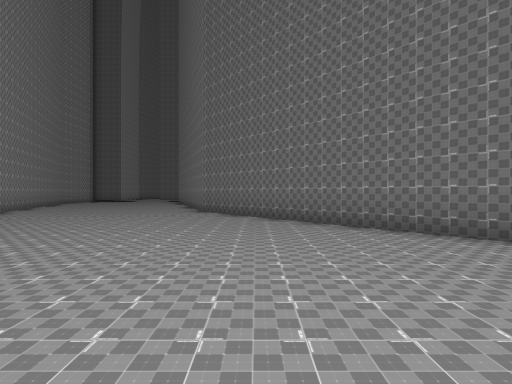
view 1 (above)

16 first-person views from a walk through a 3-D level made in the Unity game engine. The camera is 1.4 m above the floor, looks level and sees 80° across. The floor is counted in squares, 2 m on a side. Each view is taken from the middle of a square. On the plan, view 1 faces up. The plan holds only what a view shows up to about 10 squares ahead; the rest is blank. The place goes on beyond the plan. The player is left out. Some animated figures are left out.

view 2
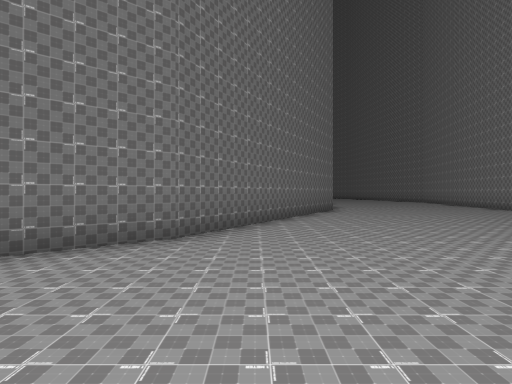

view 3
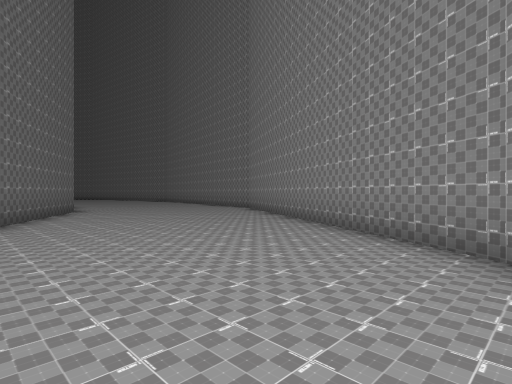

view 4
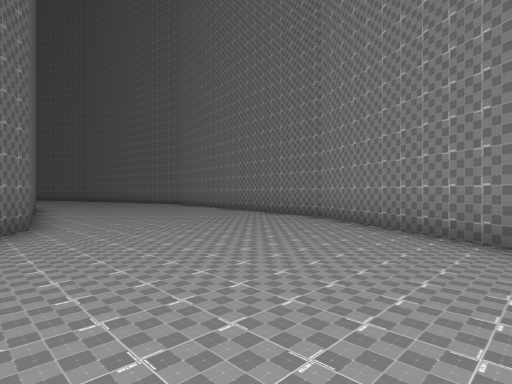

view 5
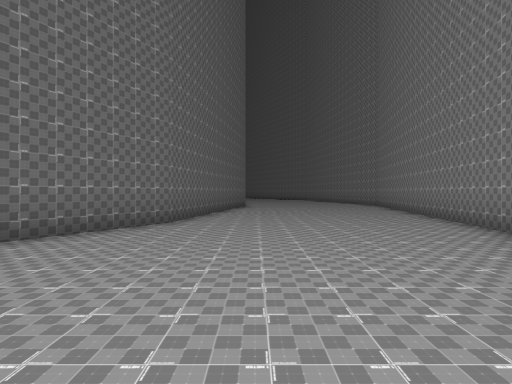

view 6
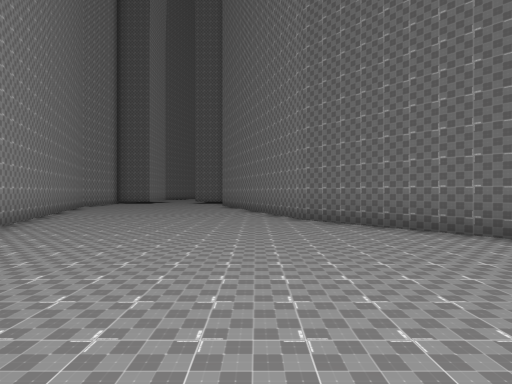

view 7
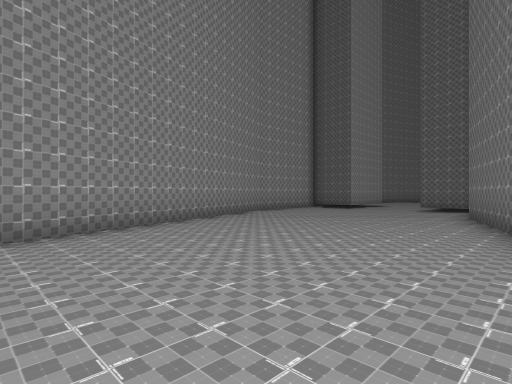

view 8
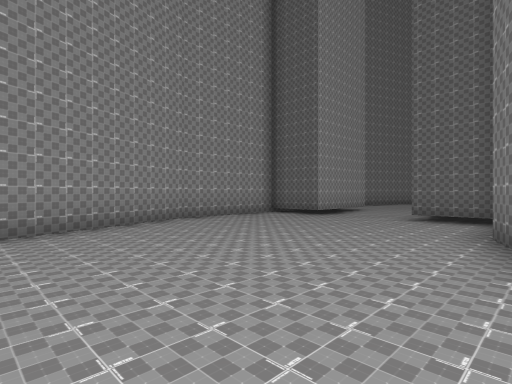

view 9
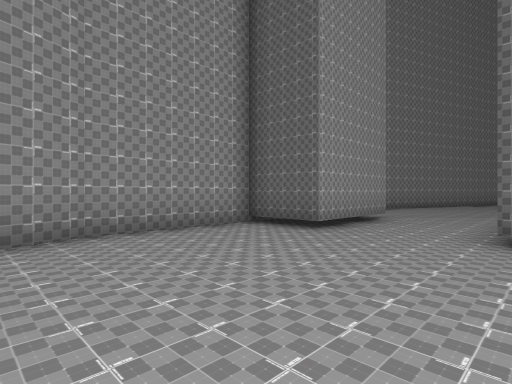

view 10
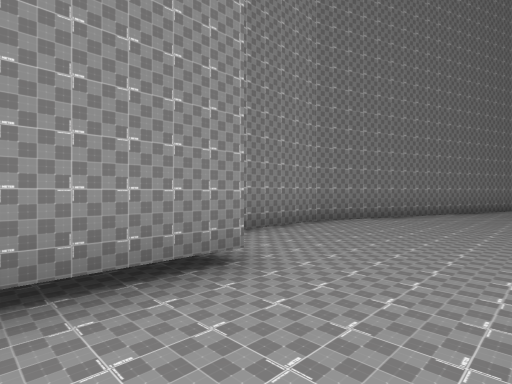

view 11
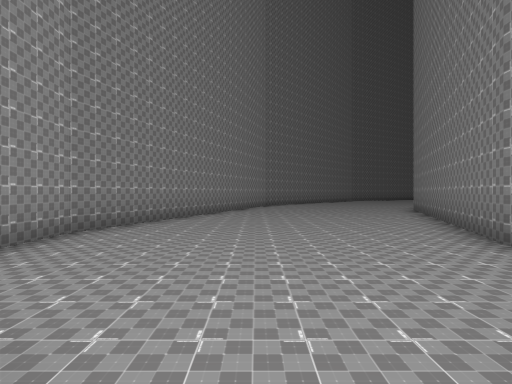

view 12
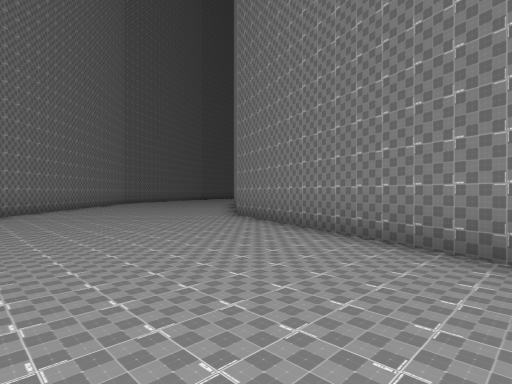

view 13
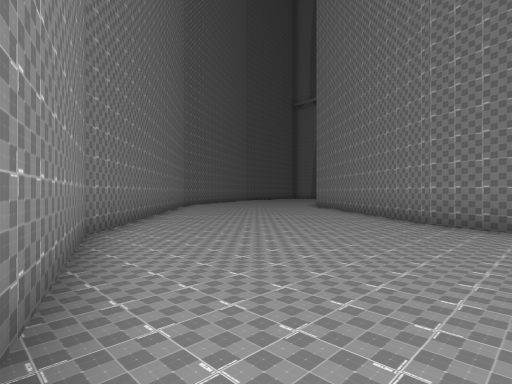

view 14
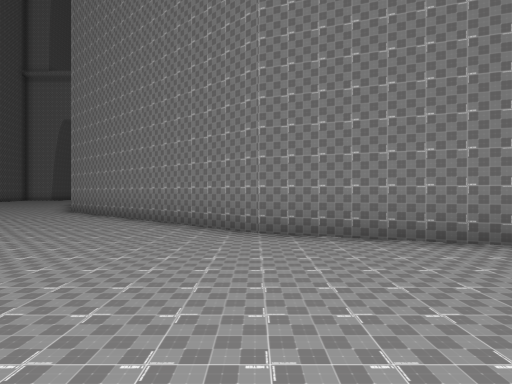

view 15
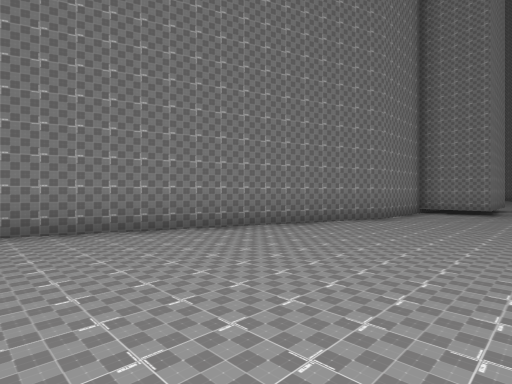

view 16
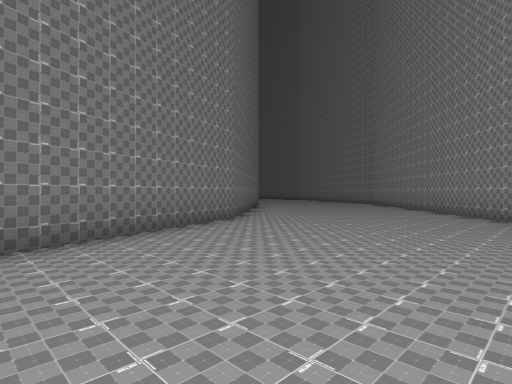

### Floor plan
Points are (right, up) in squares from view 1. A wall is a line through its corners. A room is listed if a view was taken in it or the views show most of it. See-through windows are left out.
Room 1 (views 1, 2, 3, 4, 5, 6, 7, 8, 9, 10, 11, 12, 13, 14, 15, 16)
walls: (-5, 20.9) (-6.6, 20.9); (-6.6, 22.2) (-6.6, 24.1) (-4.7, 24.1) (-4.7, 27) (-1.8, 35) (2.8, 40.5); (-7.2, 7) (-5.2, 4.6); (-11.2, 21.2) (-11.2, 17.5) (-8.2, 9.1); (-9.3, 24.1) (-9.3, 20.9) (-11.2, 20.9); (-0.6, -0.9) (8.7, -6.3) (14.1, -7.2); (14.5, -0.6) (10.9, 0) (3.6, 4.2) (-1.8, 10.7) (-4.7, 18.6); (-5.7, 40.5) (-7.5, 38.3) (-11.2, 28.2) (-11.2, 25.9)

Where each view was taken, in squares from view 1:
view 1: 0 up, 0 right, facing up
view 2: 3 up, 1 left, facing right
view 3: 3 up, 1 left, facing down-right
view 4: 1 up, 4 right, facing down-right
view 5: 2 down, 4 right, facing right
view 6: 3 up, 3 left, facing up
view 7: 9 up, 3 left, facing up-left
view 8: 13 up, 4 left, facing up-left
view 9: 16 up, 6 left, facing up-left
view 10: 22 up, 7 left, facing up-left
view 11: 23 up, 8 left, facing up
view 12: 28 up, 8 left, facing up-right
view 13: 33 up, 9 left, facing up-right
view 14: 35 up, 7 left, facing right
view 15: 35 up, 8 left, facing down-right
view 16: 16 up, 8 left, facing down-right
